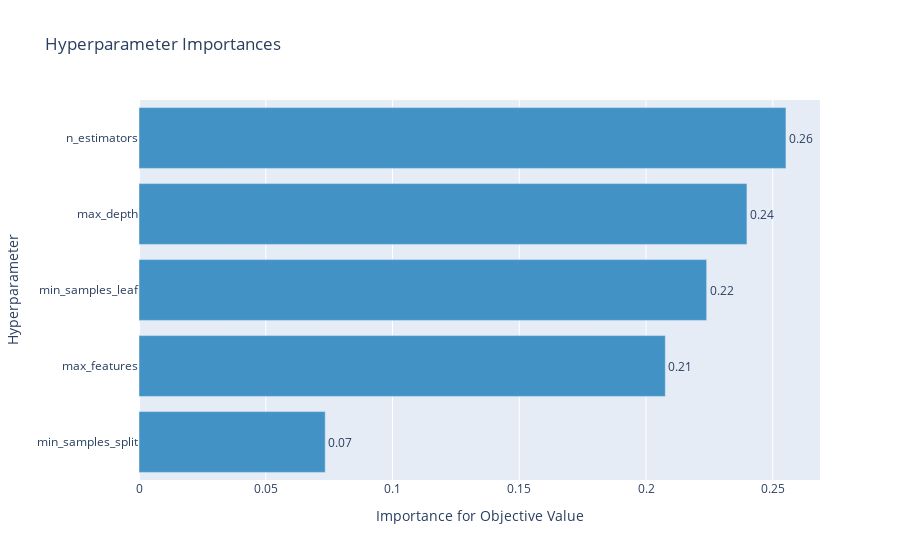
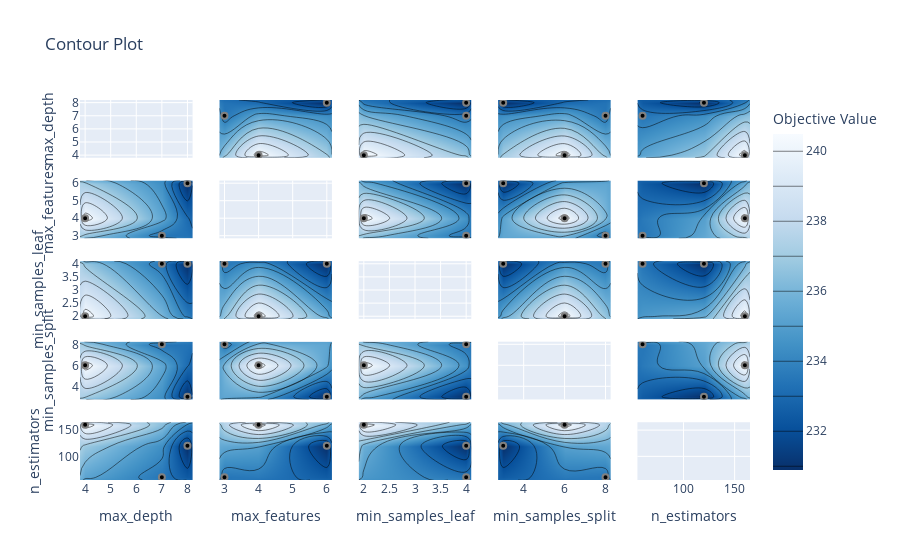

Notebook source saved alongside these figures, in order:
### Markdown cell above
### Tuning the hyperparameters using Optuna and fitting the data

### Code cell
""" 
A smaller value of n_trials can be used to run the code faster

best_model: the untrained RF model with best hyperparameters
final_trained_model_train_data: the best RF model trained on a "training" dataset (85% of the sample)
final_trained_model_full_data: the best RF model trained on the full sample!
"""
best_model, final_trained_model_train_data, final_trained_model_full_data = RF_training_with_display(X,y, test_size = 0.15, n_trials = 3, display = True)

### Figure 1 — Plotly figure (JSON) as saved in the notebook; plotly's stock layout.template omitted (floating-point values rounded to 4 significant figures)
{"data": [{"cliponaxis": false, "hovertemplate": ["min_samples_split (IntDistribution): 0.07345897663717328<extra></extra>", "max_features (IntDistribution): 0.20761541581277154<extra></extra>", "min_samples_leaf (IntDistribution): 0.223918609767318<extra></extra>", "max_depth (IntDistribution): 0.23980951345024953<extra></extra>", "n_estimators (IntDistribution): 0.25519748433248746<extra></extra>"], "marker": {"color": "rgb(66,146,198)"}, "orientation": "h", "text": ["0.07", "0.21", "0.22", "0.24", "0.26"], "textposition": "outside", "type": "bar", "x": [0.07346, 0.2076, 0.2239, 0.2398, 0.2552], "y": ["min_samples_split", "max_features", "min_samples_leaf", "max_depth", "n_estimators"]}], "layout": {"showlegend": false, "title": {"text": "Hyperparameter Importances"}, "xaxis": {"title": {"text": "Importance for Objective Value"}}, "yaxis": {"title": {"text": "Hyperparameter"}}}}

### Figure 2 — Plotly figure (JSON) as saved in the notebook; plotly's stock layout.template omitted (floating-point values rounded to 4 significant figures)
{"data": [{"type": "scatter", "xaxis": "x", "yaxis": "y"}, {"colorbar": {"title": {"text": "Objective Value"}}, "colorscale": [[0, "rgb(247,251,255)"], [0.125, "rgb(222,235,247)"], [0.25, "rgb(198,219,239)"], [0.375, "rgb(158,202,225)"], [0.5, "rgb(107,174,214)"], [0.625, "rgb(66,146,198)"], [0.75, "rgb(33,113,181)"], [0.875, "rgb(8,81,156)"], [1, "rgb(8,48,107)"]], "connectgaps": true, "contours": {"coloring": "heatmap"}, "hoverinfo": "none", "line": {"smoothing": 1.3}, "reversescale": true, "showscale": true, "type": "contour", "x": [3.8, 4, 7, 8, 8.2], "xaxis": "x6", "y": [2.85, 3, 4, 6, 6.15], "yaxis": "y6", "z": [[null, null, null, null, null], [null, null, 233.5, null, null], [null, 240.5, null, null, null], [null, null, null, 230.9, null], [null, null, null, null, null]]}, {"marker": {"color": "black", "line": {"color": "Grey", "width": 2}}, "mode": "markers", "showlegend": false, "type": "scatter", "x": [7, 8, 4], "xaxis": "x6", "y": [3, 6, 4], "yaxis": "y6"}, {"colorbar": {"title": {"text": "Objective Value"}}, "colorscale": [[0, "rgb(247,251,255)"], [0.125, "rgb(222,235,247)"], [0.25, "rgb(198,219,239)"], [0.375, "rgb(158,202,225)"], [0.5, "rgb(107,174,214)"], [0.625, "rgb(66,146,198)"], [0.75, "rgb(33,113,181)"], [0.875, "rgb(8,81,156)"], [1, "rgb(8,48,107)"]], "connectgaps": true, "contours": {"coloring": "heatmap"}, "hoverinfo": "none", "line": {"smoothing": 1.3}, "reversescale": true, "showscale": false, "type": "contour", "x": [3.8, 4, 7, 8, 8.2], "xaxis": "x11", "y": [1.9, 2, 4, 4.1], "yaxis": "y11", "z": [[null, null, null, null, null], [null, 240.5, null, null, null], [null, null, 233.5, 230.9, null], [null, null, null, null, null]]}, {"marker": {"color": "black", "line": {"color": "Grey", "width": 2}}, "mode": "markers", "showlegend": false, "type": "scatter", "x": [7, 8, 4], "xaxis": "x11", "y": [4, 4, 2], "yaxis": "y11"}, {"colorbar": {"title": {"text": "Objective Value"}}, "colorscale": [[0, "rgb(247,251,255)"], [0.125, "rgb(222,235,247)"], [0.25, "rgb(198,219,239)"], [0.375, "rgb(158,202,225)"], [0.5, "rgb(107,174,214)"], [0.625, "rgb(66,146,198)"], [0.75, "rgb(33,113,181)"], [0.875, "rgb(8,81,156)"], [1, "rgb(8,48,107)"]], "connectgaps": true, "contours": {"coloring": "heatmap"}, "hoverinfo": "none", "line": {"smoothing": 1.3}, "reversescale": true, "showscale": false, "type": "contour", "x": [3.8, 4, 7, 8, 8.2], "xaxis": "x16", "y": [2.75, 3, 6, 8, 8.25], "yaxis": "y16", "z": [[null, null, null, null, null], [null, null, null, 230.9, null], [null, 240.5, null, null, null], [null, null, 233.5, null, null], [null, null, null, null, null]]}, {"marker": {"color": "black", "line": {"color": "Grey", "width": 2}}, "mode": "markers", "showlegend": false, "type": "scatter", "x": [7, 8, 4], "xaxis": "x16", "y": [8, 3, 6], "yaxis": "y16"}, {"colorbar": {"title": {"text": "Objective Value"}}, "colorscale": [[0, "rgb(247,251,255)"], [0.125, "rgb(222,235,247)"], [0.25, "rgb(198,219,239)"], [0.375, "rgb(158,202,225)"], [0.5, "rgb(107,174,214)"], [0.625, "rgb(66,146,198)"], [0.75, "rgb(33,113,181)"], [0.875, "rgb(8,81,156)"], [1, "rgb(8,48,107)"]], "connectgaps": true, "contours": {"coloring": "heatmap"}, "hoverinfo": "none", "line": {"smoothing": 1.3}, "reversescale": true, "showscale": false, "type": "contour", "x": [3.8, 4, 7, 8, 8.2], "xaxis": "x21", "y": [55, 60, 120, 160, 165], "yaxis": "y21", "z": [[null, null, null, null, null], [null, null, 233.5, null, null], [null, null, null, 230.9, null], [null, 240.5, null, null, null], [null, null, null, null, null]]}, {"marker": {"color": "black", "line": {"color": "Grey", "width": 2}}, "mode": "markers", "showlegend": false, "type": "scatter", "x": [7, 8, 4], "xaxis": "x21", "y": [60, 120, 160], "yaxis": "y21"}, {"colorbar": {"title": {"text": "Objective Value"}}, "colorscale": [[0, "rgb(247,251,255)"], [0.125, "rgb(222,235,247)"], [0.25, "rgb(198,219,239)"], [0.375, "rgb(158,202,225)"], [0.5, "rgb(107,174,214)"], [0.625, "rgb(66,146,198)"], [0.75, "rgb(33,113,181)"], [0.875, "rgb(8,81,156)"], [1, "rgb(8,48,107)"]], "connectgaps": true, "contours": {"coloring": "heatmap"}, "hoverinfo": "none", "line": {"smoothing": 1.3}, "reversescale": true, "showscale": false, "type": "contour", "x": [2.85, 3, 4, 6, 6.15], "xaxis": "x2", "y": [3.8, 4, 7, 8, 8.2], "yaxis": "y2", "z": [[null, null, null, null, null], [null, null, 240.5, null, null], [null, 233.5, null, null, null], [null, null, null, 230.9, null], [null, null, null, null, null]]}, {"marker": {"color": "black", "line": {"color": "Grey", "width": 2}}, "mode": "markers", "showlegend": false, "type": "scatter", "x": [3, 6, 4], "xaxis": "x2", "y": [7, 8, 4], "yaxis": "y2"}, {"type": "scatter", "xaxis": "x7", "yaxis": "y7"}, {"colorbar": {"title": {"text": "Objective Value"}}, "colorscale": [[0, "rgb(247,251,255)"], [0.125, "rgb(222,235,247)"], [0.25, "rgb(198,219,239)"], [0.375, "rgb(158,202,225)"], [0.5, "rgb(107,174,214)"], [0.625, "rgb(66,146,198)"], [0.75, "rgb(33,113,181)"], [0.875, "rgb(8,81,156)"], [1, "rgb(8,48,107)"]], "connectgaps": true, "contours": {"coloring": "heatmap"}, "hoverinfo": "none", "line": {"smoothing": 1.3}, "reversescale": true, "showscale": false, "type": "contour", "x": [2.85, 3, 4, 6, 6.15], "xaxis": "x12", "y": [1.9, 2, 4, 4.1], "yaxis": "y12", "z": [[null, null, null, null, null], [null, null, 240.5, null, null], [null, 233.5, null, 230.9, null], [null, null, null, null, null]]}, {"marker": {"color": "black", "line": {"color": "Grey", "width": 2}}, "mode": "markers", "showlegend": false, "type": "scatter", "x": [3, 6, 4], "xaxis": "x12", "y": [4, 4, 2], "yaxis": "y12"}, {"colorbar": {"title": {"text": "Objective Value"}}, "colorscale": [[0, "rgb(247,251,255)"], [0.125, "rgb(222,235,247)"], [0.25, "rgb(198,219,239)"], [0.375, "rgb(158,202,225)"], [0.5, "rgb(107,174,214)"], [0.625, "rgb(66,146,198)"], [0.75, "rgb(33,113,181)"], [0.875, "rgb(8,81,156)"], [1, "rgb(8,48,107)"]], "connectgaps": true, "contours": {"coloring": "heatmap"}, "hoverinfo": "none", "line": {"smoothing": 1.3}, "reversescale": true, "showscale": false, "type": "contour", "x": [2.85, 3, 4, 6, 6.15], "xaxis": "x17", "y": [2.75, 3, 6, 8, 8.25], "yaxis": "y17", "z": [[null, null, null, null, null], [null, null, null, 230.9, null], [null, null, 240.5, null, null], [null, 233.5, null, null, null], [null, null, null, null, null]]}, {"marker": {"color": "black", "line": {"color": "Grey", "width": 2}}, "mode": "markers", "showlegend": false, "type": "scatter", "x": [3, 6, 4], "xaxis": "x17", "y": [8, 3, 6], "yaxis": "y17"}, {"colorbar": {"title": {"text": "Objective Value"}}, "colorscale": [[0, "rgb(247,251,255)"], [0.125, "rgb(222,235,247)"], [0.25, "rgb(198,219,239)"], [0.375, "rgb(158,202,225)"], [0.5, "rgb(107,174,214)"], [0.625, "rgb(66,146,198)"], [0.75, "rgb(33,113,181)"], [0.875, "rgb(8,81,156)"], [1, "rgb(8,48,107)"]], "connectgaps": true, "contours": {"coloring": "heatmap"}, "hoverinfo": "none", "line": {"smoothing": 1.3}, "reversescale": true, "showscale": false, "type": "contour", "x": [2.85, 3, 4, 6, 6.15], "xaxis": "x22", "y": [55, 60, 120, 160, 165], "yaxis": "y22", "z": [[null, null, null, null, null], [null, 233.5, null, null, null], [null, null, null, 230.9, null], [null, null, 240.5, null, null], [null, null, null, null, null]]}, {"marker": {"color": "black", "line": {"color": "Grey", "width": 2}}, "mode": "markers", "showlegend": false, "type": "scatter", "x": [3, 6, 4], "xaxis": "x22", "y": [60, 120, 160], "yaxis": "y22"}, {"colorbar": {"title": {"text": "Objective Value"}}, "colorscale": [[0, "rgb(247,251,255)"], [0.125, "rgb(222,235,247)"], [0.25, "rgb(198,219,239)"], [0.375, "rgb(158,202,225)"], [0.5, "rgb(107,174,214)"], [0.625, "rgb(66,146,198)"], [0.75, "rgb(33,113,181)"], [0.875, "rgb(8,81,156)"], [1, "rgb(8,48,107)"]], "connectgaps": true, "contours": {"coloring": "heatmap"}, "hoverinfo": "none", "line": {"smoothing": 1.3}, "reversescale": true, "showscale": false, "type": "contour", "x": [1.9, 2, 4, 4.1], "xaxis": "x3", "y": [3.8, 4, 7, 8, 8.2], "yaxis": "y3", "z": [[null, null, null, null], [null, 240.5, null, null], [null, null, 233.5, null], [null, null, 230.9, null], [null, null, null, null]]}, {"marker": {"color": "black", "line": {"color": "Grey", "width": 2}}, "mode": "markers", "showlegend": false, "type": "scatter", "x": [4, 4, 2], "xaxis": "x3", "y": [7, 8, 4], "yaxis": "y3"}, {"colorbar": {"title": {"text": "Objective Value"}}, "colorscale": [[0, "rgb(247,251,255)"], [0.125, "rgb(222,235,247)"], [0.25, "rgb(198,219,239)"], [0.375, "rgb(158,202,225)"], [0.5, "rgb(107,174,214)"], [0.625, "rgb(66,146,198)"], [0.75, "rgb(33,113,181)"], [0.875, "rgb(8,81,156)"], [1, "rgb(8,48,107)"]], "connectgaps": true, "contours": {"coloring": "heatmap"}, "hoverinfo": "none", "line": {"smoothing": 1.3}, "reversescale": true, "showscale": false, "type": "contour", "x": [1.9, 2, 4, 4.1], "xaxis": "x8", "y": [2.85, 3, 4, 6, 6.15], "yaxis": "y8", "z": [[null, null, null, null], [null, null, 233.5, null], [null, 240.5, null, null], [null, null, 230.9, null], [null, null, null, null]]}, {"marker": {"color": "black", "line": {"color": "Grey", "width": 2}}, "mode": "markers", "showlegend": false, "type": "scatter", "x": [4, 4, 2], "xaxis": "x8", "y": [3, 6, 4], "yaxis": "y8"}, {"type": "scatter", "xaxis": "x13", "yaxis": "y13"}, {"colorbar": {"title": {"text": "Objective Value"}}, "colorscale": [[0, "rgb(247,251,255)"], [0.125, "rgb(222,235,247)"], [0.25, "rgb(198,219,239)"], [0.375, "rgb(158,202,225)"], [0.5, "rgb(107,174,214)"], [0.625, "rgb(66,146,198)"], [0.75, "rgb(33,113,181)"], [0.875, "rgb(8,81,156)"], [1, "rgb(8,48,107)"]], "connectgaps": true, "contours": {"coloring": "heatmap"}, "hoverinfo": "none", "line": {"smoothing": 1.3}, "reversescale": true, "showscale": false, "type": "contour", "x": [1.9, 2, 4, 4.1], "xaxis": "x18", "y": [2.75, 3, 6, 8, 8.25], "yaxis": "y18", "z": [[null, null, null, null], [null, null, 230.9, null], [null, 240.5, null, null], [null, null, 233.5, null], [null, null, null, null]]}, {"marker": {"color": "black", "line": {"color": "Grey", "width": 2}}, "mode": "markers", "showlegend": false, "type": "scatter", "x": [4, 4, 2], "xaxis": "x18", "y": [8, 3, 6], "yaxis": "y18"}, {"colorbar": {"title": {"text": "Objective Value"}}, "colorscale": [[0, "rgb(247,251,255)"], [0.125, "rgb(222,235,247)"], [0.25, "rgb(198,219,239)"], [0.375, "rgb(158,202,225)"], [0.5, "rgb(107,174,214)"], [0.625, "rgb(66,146,198)"], [0.75, "rgb(33,113,181)"], [0.875, "rgb(8,81,156)"], [1, "rgb(8,48,107)"]], "connectgaps": true, "contours": {"coloring": "heatmap"}, "hoverinfo": "none", "line": {"smoothing": 1.3}, "reversescale": true, "showscale": false, "type": "contour", "x": [1.9, 2, 4, 4.1], "xaxis": "x23", "y": [55, 60, 120, 160, 165], "yaxis": "y23", "z": [[null, null, null, null], [null, null, 233.5, null], [null, null, 230.9, null], [null, 240.5, null, null], [null, null, null, null]]}, {"marker": {"color": "black", "line": {"color": "Grey", "width": 2}}, "mode": "markers", "showlegend": false, "type": "scatter", "x": [4, 4, 2], "xaxis": "x23", "y": [60, 120, 160], "yaxis": "y23"}, {"colorbar": {"title": {"text": "Objective Value"}}, "colorscale": [[0, "rgb(247,251,255)"], [0.125, "rgb(222,235,247)"], [0.25, "rgb(198,219,239)"], [0.375, "rgb(158,202,225)"], [0.5, "rgb(107,174,214)"], [0.625, "rgb(66,146,198)"], [0.75, "rgb(33,113,181)"], [0.875, "rgb(8,81,156)"], [1, "rgb(8,48,107)"]], "connectgaps": true, "contours": {"coloring": "heatmap"}, "hoverinfo": "none", "line": {"smoothing": 1.3}, "reversescale": true, "showscale": false, "type": "contour", "x": [2.75, 3, 6, 8, 8.25], "xaxis": "x4", "y": [3.8, 4, 7, 8, 8.2], "yaxis": "y4", "z": [[null, null, null, null, null], [null, null, 240.5, null, null], [null, null, null, 233.5, null], [null, 230.9, null, null, null], [null, null, null, null, null]]}, {"marker": {"color": "black", "line": {"color": "Grey", "width": 2}}, "mode": "markers", "showlegend": false, "type": "scatter", "x": [8, 3, 6], "xaxis": "x4", "y": [7, 8, 4], "yaxis": "y4"}, {"colorbar": {"title": {"text": "Objective Value"}}, "colorscale": [[0, "rgb(247,251,255)"], [0.125, "rgb(222,235,247)"], [0.25, "rgb(198,219,239)"], [0.375, "rgb(158,202,225)"], [0.5, "rgb(107,174,214)"], [0.625, "rgb(66,146,198)"], [0.75, "rgb(33,113,181)"], [0.875, "rgb(8,81,156)"], [1, "rgb(8,48,107)"]], "connectgaps": true, "contours": {"coloring": "heatmap"}, "hoverinfo": "none", "line": {"smoothing": 1.3}, "reversescale": true, "showscale": false, "type": "contour", "x": [2.75, 3, 6, 8, 8.25], "xaxis": "x9", "y": [2.85, 3, 4, 6, 6.15], "yaxis": "y9", "z": [[null, null, null, null, null], [null, null, null, 233.5, null], [null, null, 240.5, null, null], [null, 230.9, null, null, null], [null, null, null, null, null]]}, {"marker": {"color": "black", "line": {"color": "Grey", "width": 2}}, "mode": "markers", "showlegend": false, "type": "scatter", "x": [8, 3, 6], "xaxis": "x9", "y": [3, 6, 4], "yaxis": "y9"}, {"colorbar": {"title": {"text": "Objective Value"}}, "colorscale": [[0, "rgb(247,251,255)"], [0.125, "rgb(222,235,247)"], [0.25, "rgb(198,219,239)"], [0.375, "rgb(158,202,225)"], [0.5, "rgb(107,174,214)"], [0.625, "rgb(66,146,198)"], [0.75, "rgb(33,113,181)"], [0.875, "rgb(8,81,156)"], [1, "rgb(8,48,107)"]], "connectgaps": true, "contours": {"coloring": "heatmap"}, "hoverinfo": "none", "line": {"smoothing": 1.3}, "reversescale": true, "showscale": false, "type": "contour", "x": [2.75, 3, 6, 8, 8.25], "xaxis": "x14", "y": [1.9, 2, 4, 4.1], "yaxis": "y14", "z": [[null, null, null, null, null], [null, null, 240.5, null, null], [null, 230.9, null, 233.5, null], [null, null, null, null, null]]}, {"marker": {"color": "black", "line": {"color": "Grey", "width": 2}}, "mode": "markers", "showlegend": false, "type": "scatter", "x": [8, 3, 6], "xaxis": "x14", "y": [4, 4, 2], "yaxis": "y14"}, {"type": "scatter", "xaxis": "x19", "yaxis": "y19"}, {"colorbar": {"title": {"text": "Objective Value"}}, "colorscale": [[0, "rgb(247,251,255)"], [0.125, "rgb(222,235,247)"], [0.25, "rgb(198,219,239)"], [0.375, "rgb(158,202,225)"], [0.5, "rgb(107,174,214)"], [0.625, "rgb(66,146,198)"], [0.75, "rgb(33,113,181)"], [0.875, "rgb(8,81,156)"], [1, "rgb(8,48,107)"]], "connectgaps": true, "contours": {"coloring": "heatmap"}, "hoverinfo": "none", "line": {"smoothing": 1.3}, "reversescale": true, "showscale": false, "type": "contour", "x": [2.75, 3, 6, 8, 8.25], "xaxis": "x24", "y": [55, 60, 120, 160, 165], "yaxis": "y24", "z": [[null, null, null, null, null], [null, null, null, 233.5, null], [null, 230.9, null, null, null], [null, null, 240.5, null, null], [null, null, null, null, null]]}, {"marker": {"color": "black", "line": {"color": "Grey", "width": 2}}, "mode": "markers", "showlegend": false, "type": "scatter", "x": [8, 3, 6], "xaxis": "x24", "y": [60, 120, 160], "yaxis": "y24"}, {"colorbar": {"title": {"text": "Objective Value"}}, "colorscale": [[0, "rgb(247,251,255)"], [0.125, "rgb(222,235,247)"], [0.25, "rgb(198,219,239)"], [0.375, "rgb(158,202,225)"], [0.5, "rgb(107,174,214)"], [0.625, "rgb(66,146,198)"], [0.75, "rgb(33,113,181)"], [0.875, "rgb(8,81,156)"], [1, "rgb(8,48,107)"]], "connectgaps": true, "contours": {"coloring": "heatmap"}, "hoverinfo": "none", "line": {"smoothing": 1.3}, "reversescale": true, "showscale": false, "type": "contour", "x": [55, 60, 120, 160, 165], "xaxis": "x5", "y": [3.8, 4, 7, 8, 8.2], "yaxis": "y5", "z": [[null, null, null, null, null], [null, null, null, 240.5, null], [null, 233.5, null, null, null], [null, null, 230.9, null, null], [null, null, null, null, null]]}, {"marker": {"color": "black", "line": {"color": "Grey", "width": 2}}, "mode": "markers", "showlegend": false, "type": "scatter", "x": [60, 120, 160], "xaxis": "x5", "y": [7, 8, 4], "yaxis": "y5"}, {"colorbar": {"title": {"text": "Objective Value"}}, "colorscale": [[0, "rgb(247,251,255)"], [0.125, "rgb(222,235,247)"], [0.25, "rgb(198,219,239)"], [0.375, "rgb(158,202,225)"], [0.5, "rgb(107,174,214)"], [0.625, "rgb(66,146,198)"], [0.75, "rgb(33,113,181)"], [0.875, "rgb(8,81,156)"], [1, "rgb(8,48,107)"]], "connectgaps": true, "contours": {"coloring": "heatmap"}, "hoverinfo": "none", "line": {"smoothing": 1.3}, "reversescale": true, "showscale": false, "type": "contour", "x": [55, 60, 120, 160, 165], "xaxis": "x10", "y": [2.85, 3, 4, 6, 6.15], "yaxis": "y10", "z": [[null, null, null, null, null], [null, 233.5, null, null, null], [null, null, null, 240.5, null], [null, null, 230.9, null, null], [null, null, null, null, null]]}, {"marker": {"color": "black", "line": {"color": "Grey", "width": 2}}, "mode": "markers", "showlegend": false, "type": "scatter", "x": [60, 120, 160], "xaxis": "x10", "y": [3, 6, 4], "yaxis": "y10"}, {"colorbar": {"title": {"text": "Objective Value"}}, "colorscale": [[0, "rgb(247,251,255)"], [0.125, "rgb(222,235,247)"], [0.25, "rgb(198,219,239)"], [0.375, "rgb(158,202,225)"], [0.5, "rgb(107,174,214)"], [0.625, "rgb(66,146,198)"], [0.75, "rgb(33,113,181)"], [0.875, "rgb(8,81,156)"], [1, "rgb(8,48,107)"]], "connectgaps": true, "contours": {"coloring": "heatmap"}, "hoverinfo": "none", "line": {"smoothing": 1.3}, "reversescale": true, "showscale": false, "type": "contour", "x": [55, 60, 120, 160, 165], "xaxis": "x15", "y": [1.9, 2, 4, 4.1], "yaxis": "y15", "z": [[null, null, null, null, null], [null, null, null, 240.5, null], [null, 233.5, 230.9, null, null], [null, null, null, null, null]]}, {"marker": {"color": "black", "line": {"color": "Grey", "width": 2}}, "mode": "markers", "showlegend": false, "type": "scatter", "x": [60, 120, 160], "xaxis": "x15", "y": [4, 4, 2], "yaxis": "y15"}, {"colorbar": {"title": {"text": "Objective Value"}}, "colorscale": [[0, "rgb(247,251,255)"], [0.125, "rgb(222,235,247)"], [0.25, "rgb(198,219,239)"], [0.375, "rgb(158,202,225)"], [0.5, "rgb(107,174,214)"], [0.625, "rgb(66,146,198)"], [0.75, "rgb(33,113,181)"], [0.875, "rgb(8,81,156)"], [1, "rgb(8,48,107)"]], "connectgaps": true, "contours": {"coloring": "heatmap"}, "hoverinfo": "none", "line": {"smoothing": 1.3}, "reversescale": true, "showscale": false, "type": "contour", "x": [55, 60, 120, 160, 165], "xaxis": "x20", "y": [2.75, 3, 6, 8, 8.25], "yaxis": "y20", "z": [[null, null, null, null, null], [null, null, 230.9, null, null], [null, null, null, 240.5, null], [null, 233.5, null, null, null], [null, null, null, null, null]]}, {"marker": {"color": "black", "line": {"color": "Grey", "width": 2}}, "mode": "markers", "showlegend": false, "type": "scatter", "x": [60, 120, 160], "xaxis": "x20", "y": [8, 3, 6], "yaxis": "y20"}, {"type": "scatter", "xaxis": "x25", "yaxis": "y25"}], "layout": {"title": {"text": "Contour Plot"}, "xaxis": {"anchor": "y", "domain": [0, 0.168], "matches": "x21", "range": [3.8, 8.2], "showticklabels": false}, "xaxis10": {"anchor": "y10", "domain": [0.832, 1], "matches": "x25", "range": [55, 165], "showticklabels": false}, "xaxis11": {"anchor": "y11", "domain": [0, 0.168], "matches": "x21", "range": [3.8, 8.2], "showticklabels": false}, "xaxis12": {"anchor": "y12", "domain": [0.208, 0.376], "matches": "x22", "range": [2.85, 6.15], "showticklabels": false}, "xaxis13": {"anchor": "y13", "domain": [0.416, 0.584], "matches": "x23", "range": [1.9, 4.1], "showticklabels": false}, "xaxis14": {"anchor": "y14", "domain": [0.624, 0.792], "matches": "x24", "range": [2.75, 8.25], "showticklabels": false}, "xaxis15": {"anchor": "y15", "domain": [0.832, 1], "matches": "x25", "range": [55, 165], "showticklabels": false}, "xaxis16": {"anchor": "y16", "domain": [0, 0.168], "matches": "x21", "range": [3.8, 8.2], "showticklabels": false}, "xaxis17": {"anchor": "y17", "domain": [0.208, 0.376], "matches": "x22", "range": [2.85, 6.15], "showticklabels": false}, "xaxis18": {"anchor": "y18", "domain": [0.416, 0.584], "matches": "x23", "range": [1.9, 4.1], "showticklabels": false}, "xaxis19": {"anchor": "y19", "domain": [0.624, 0.792], "matches": "x24", "range": [2.75, 8.25], "showticklabels": false}, "xaxis2": {"anchor": "y2", "domain": [0.208, 0.376], "matches": "x22", "range": [2.85, 6.15], "showticklabels": false}, "xaxis20": {"anchor": "y20", "domain": [0.832, 1], "matches": "x25", "range": [55, 165], "showticklabels": false}, "xaxis21": {"anchor": "y21", "domain": [0, 0.168], "range": [3.8, 8.2], "title": {"text": "max_depth"}}, "xaxis22": {"anchor": "y22", "domain": [0.208, 0.376], "range": [2.85, 6.15], "title": {"text": "max_features"}}, "xaxis23": {"anchor": "y23", "domain": [0.416, 0.584], "range": [1.9, 4.1], "title": {"text": "min_samples_leaf"}}, "xaxis24": {"anchor": "y24", "domain": [0.624, 0.792], "range": [2.75, 8.25], "title": {"text": "min_samples_split"}}, "xaxis25": {"anchor": "y25", "domain": [0.832, 1], "range": [55, 165], "title": {"text": "n_estimators"}}, "xaxis3": {"anchor": "y3", "domain": [0.416, 0.584], "matches": "x23", "range": [1.9, 4.1], "showticklabels": false}, "xaxis4": {"anchor": "y4", "domain": [0.624, 0.792], "matches": "x24", "range": [2.75, 8.25], "showticklabels": false}, "xaxis5": {"anchor": "y5", "domain": [0.832, 1], "matches": "x25", "range": [55, 165], "showticklabels": false}, "xaxis6": {"anchor": "y6", "domain": [0, 0.168], "matches": "x21", "range": [3.8, 8.2], "showticklabels": false}, "xaxis7": {"anchor": "y7", "domain": [0.208, 0.376], "matches": "x22", "range": [2.85, 6.15], "showticklabels": false}, "xaxis8": {"anchor": "y8", "domain": [0.416, 0.584], "matches": "x23", "range": [1.9, 4.1], "showticklabels": false}, "xaxis9": {"anchor": "y9", "domain": [0.624, 0.792], "matches": "x24", "range": [2.75, 8.25], "showticklabels": false}, "yaxis": {"anchor": "x", "domain": [0.848, 1], "range": [3.8, 8.2], "title": {"text": "max_depth"}}, "yaxis10": {"anchor": "x10", "domain": [0.636, 0.788], "matches": "y6", "range": [2.85, 6.15], "showticklabels": false}, "yaxis11": {"anchor": "x11", "domain": [0.424, 0.576], "range": [1.9, 4.1], "title": {"text": "min_samples_leaf"}}, "yaxis12": {"anchor": "x12", "domain": [0.424, 0.576], "matches": "y11", "range": [1.9, 4.1], "showticklabels": false}, "yaxis13": {"anchor": "x13", "domain": [0.424, 0.576], "matches": "y11", "range": [1.9, 4.1], "showticklabels": false}, "yaxis14": {"anchor": "x14", "domain": [0.424, 0.576], "matches": "y11", "range": [1.9, 4.1], "showticklabels": false}, "yaxis15": {"anchor": "x15", "domain": [0.424, 0.576], "matches": "y11", "range": [1.9, 4.1], "showticklabels": false}, "yaxis16": {"anchor": "x16", "domain": [0.212, 0.364], "range": [2.75, 8.25], "title": {"text": "min_samples_split"}}, "yaxis17": {"anchor": "x17", "domain": [0.212, 0.364], "matches": "y16", "range": [2.75, 8.25], "showticklabels": false}, "yaxis18": {"anchor": "x18", "domain": [0.212, 0.364], "matches": "y16", "range": [2.75, 8.25], "showticklabels": false}, "yaxis19": {"anchor": "x19", "domain": [0.212, 0.364], "matches": "y16", "range": [2.75, 8.25], "showticklabels": false}, "yaxis2": {"anchor": "x2", "domain": [0.848, 1], "matches": "y", "range": [3.8, 8.2], "showticklabels": false}, "yaxis20": {"anchor": "x20", "domain": [0.212, 0.364], "matches": "y16", "range": [2.75, 8.25], "showticklabels": false}, "yaxis21": {"anchor": "x21", "domain": [0, 0.152], "range": [55, 165], "title": {"text": "n_estimators"}}, "yaxis22": {"anchor": "x22", "domain": [0, 0.152], "matches": "y21", "range": [55, 165], "showticklabels": false}, "yaxis23": {"anchor": "x23", "domain": [0, 0.152], "matches": "y21", "range": [55, 165], "showticklabels": false}, "yaxis24": {"anchor": "x24", "domain": [0, 0.152], "matches": "y21", "range": [55, 165], "showticklabels": false}, "yaxis25": {"anchor": "x25", "domain": [0, 0.152], "matches": "y21", "range": [55, 165], "showticklabels": false}, "yaxis3": {"anchor": "x3", "domain": [0.848, 1], "matches": "y", "range": [3.8, 8.2], "showticklabels": false}, "yaxis4": {"anchor": "x4", "domain": [0.848, 1], "matches": "y", "range": [3.8, 8.2], "showticklabels": false}, "yaxis5": {"anchor": "x5", "domain": [0.848, 1], "matches": "y", "range": [3.8, 8.2], "showticklabels": false}, "yaxis6": {"anchor": "x6", "domain": [0.636, 0.788], "range": [2.85, 6.15], "title": {"text": "max_features"}}, "yaxis7": {"anchor": "x7", "domain": [0.636, 0.788], "matches": "y6", "range": [2.85, 6.15], "showticklabels": false}, "yaxis8": {"anchor": "x8", "domain": [0.636, 0.788], "matches": "y6", "range": [2.85, 6.15], "showticklabels": false}, "yaxis9": {"anchor": "x9", "domain": [0.636, 0.788], "matches": "y6", "range": [2.85, 6.15], "showticklabels": false}}}
